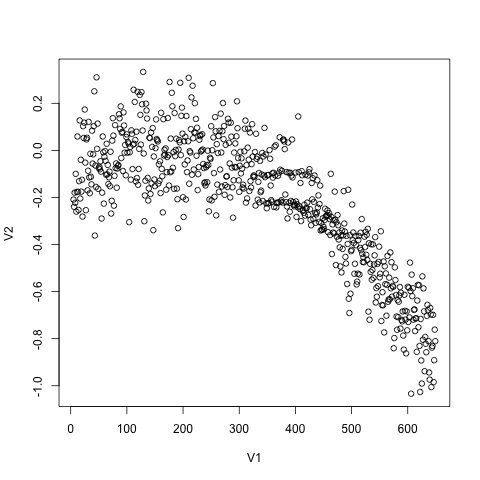

This chart was generated by the following R code:

a <-read.csv("trial-final-9-20171229151246.csv", header = FALSE)
plot(a)
png("trial-final-9-20171229151246.csv.png")
plot(a)

